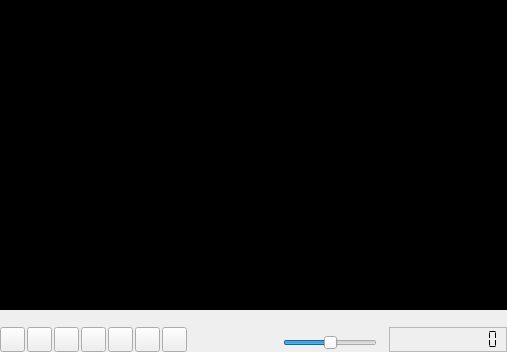
<?xml version="1.0" encoding="UTF-8"?>
<ui version="4.0">
 <class>PreviewWidget</class>
 <widget class="QWidget" name="PreviewWidget">
  <property name="geometry">
   <rect>
    <x>0</x>
    <y>0</y>
    <width>507</width>
    <height>352</height>
   </rect>
  </property>
  <property name="sizePolicy">
   <sizepolicy hsizetype="Preferred" vsizetype="Expanding">
    <horstretch>0</horstretch>
    <verstretch>0</verstretch>
   </sizepolicy>
  </property>
  <property name="minimumSize">
   <size>
    <width>0</width>
    <height>240</height>
   </size>
  </property>
  <property name="windowTitle">
   <string>Preview</string>
  </property>
  <layout class="QVBoxLayout" name="verticalLayout">
   <property name="spacing">
    <number>0</number>
   </property>
   <property name="leftMargin">
    <number>0</number>
   </property>
   <property name="topMargin">
    <number>0</number>
   </property>
   <property name="rightMargin">
    <number>0</number>
   </property>
   <property name="bottomMargin">
    <number>0</number>
   </property>
   <item>
    <widget class="RenderWidget" name="renderWidget" native="true">
     <property name="sizePolicy">
      <sizepolicy hsizetype="Expanding" vsizetype="Expanding">
       <horstretch>0</horstretch>
       <verstretch>0</verstretch>
      </sizepolicy>
     </property>
     <property name="palette">
      <palette>
       <active>
        <colorrole role="Base">
         <brush brushstyle="SolidPattern">
          <color alpha="255">
           <red>255</red>
           <green>255</green>
           <blue>255</blue>
          </color>
         </brush>
        </colorrole>
        <colorrole role="Window">
         <brush brushstyle="SolidPattern">
          <color alpha="255">
           <red>0</red>
           <green>0</green>
           <blue>0</blue>
          </color>
         </brush>
        </colorrole>
       </active>
       <inactive>
        <colorrole role="Base">
         <brush brushstyle="SolidPattern">
          <color alpha="255">
           <red>255</red>
           <green>255</green>
           <blue>255</blue>
          </color>
         </brush>
        </colorrole>
        <colorrole role="Window">
         <brush brushstyle="SolidPattern">
          <color alpha="255">
           <red>0</red>
           <green>0</green>
           <blue>0</blue>
          </color>
         </brush>
        </colorrole>
       </inactive>
       <disabled>
        <colorrole role="Base">
         <brush brushstyle="SolidPattern">
          <color alpha="255">
           <red>0</red>
           <green>0</green>
           <blue>0</blue>
          </color>
         </brush>
        </colorrole>
        <colorrole role="Window">
         <brush brushstyle="SolidPattern">
          <color alpha="255">
           <red>0</red>
           <green>0</green>
           <blue>0</blue>
          </color>
         </brush>
        </colorrole>
       </disabled>
      </palette>
     </property>
     <property name="autoFillBackground">
      <bool>true</bool>
     </property>
    </widget>
   </item>
   <item>
    <widget class="PreviewRuler" name="rulerWidget" native="true">
     <property name="minimumSize">
      <size>
       <width>0</width>
       <height>17</height>
      </size>
     </property>
    </widget>
   </item>
   <item>
    <widget class="QWidget" name="toolsWidget" native="true">
     <property name="sizePolicy">
      <sizepolicy hsizetype="Preferred" vsizetype="Preferred">
       <horstretch>0</horstretch>
       <verstretch>0</verstretch>
      </sizepolicy>
     </property>
     <property name="maximumSize">
      <size>
       <width>16777215</width>
       <height>25</height>
      </size>
     </property>
     <layout class="QHBoxLayout" name="horizontalLayout">
      <property name="spacing">
       <number>2</number>
      </property>
      <property name="leftMargin">
       <number>0</number>
      </property>
      <property name="topMargin">
       <number>0</number>
      </property>
      <property name="rightMargin">
       <number>0</number>
      </property>
      <property name="bottomMargin">
       <number>0</number>
      </property>
      <item>
       <widget class="QPushButton" name="pushButtonPreviousFrame">
        <property name="sizePolicy">
         <sizepolicy hsizetype="Fixed" vsizetype="Fixed">
          <horstretch>0</horstretch>
          <verstretch>0</verstretch>
         </sizepolicy>
        </property>
        <property name="minimumSize">
         <size>
          <width>25</width>
          <height>25</height>
         </size>
        </property>
        <property name="maximumSize">
         <size>
          <width>25</width>
          <height>25</height>
         </size>
        </property>
        <property name="toolTip">
         <string>Go to the previous frame</string>
        </property>
        <property name="statusTip">
         <string>Go to the previous frame</string>
        </property>
        <property name="text">
         <string/>
        </property>
        <property name="icon">
         <iconset>
          <normaloff>:/images/previous_frame</normaloff>:/images/previous_frame</iconset>
        </property>
        <property name="iconSize">
         <size>
          <width>20</width>
          <height>20</height>
         </size>
        </property>
       </widget>
      </item>
      <item>
       <widget class="QPushButton" name="pushButtonPlay">
        <property name="sizePolicy">
         <sizepolicy hsizetype="Fixed" vsizetype="Fixed">
          <horstretch>0</horstretch>
          <verstretch>0</verstretch>
         </sizepolicy>
        </property>
        <property name="minimumSize">
         <size>
          <width>25</width>
          <height>25</height>
         </size>
        </property>
        <property name="maximumSize">
         <size>
          <width>25</width>
          <height>25</height>
         </size>
        </property>
        <property name="toolTip">
         <string>Play / Pause</string>
        </property>
        <property name="statusTip">
         <string>Play / Pause</string>
        </property>
        <property name="text">
         <string/>
        </property>
        <property name="icon">
         <iconset>
          <normaloff>:/images/play</normaloff>:/images/play</iconset>
        </property>
        <property name="iconSize">
         <size>
          <width>20</width>
          <height>20</height>
         </size>
        </property>
       </widget>
      </item>
      <item>
       <widget class="QPushButton" name="pushButtonNextFrame">
        <property name="sizePolicy">
         <sizepolicy hsizetype="Fixed" vsizetype="Fixed">
          <horstretch>0</horstretch>
          <verstretch>0</verstretch>
         </sizepolicy>
        </property>
        <property name="minimumSize">
         <size>
          <width>25</width>
          <height>25</height>
         </size>
        </property>
        <property name="maximumSize">
         <size>
          <width>25</width>
          <height>25</height>
         </size>
        </property>
        <property name="toolTip">
         <string>Go to the next frame</string>
        </property>
        <property name="statusTip">
         <string>Go to the next frame</string>
        </property>
        <property name="text">
         <string/>
        </property>
        <property name="icon">
         <iconset>
          <normaloff>:/images/next_frame</normaloff>:/images/next_frame</iconset>
        </property>
        <property name="iconSize">
         <size>
          <width>20</width>
          <height>20</height>
         </size>
        </property>
       </widget>
      </item>
      <item>
       <widget class="QPushButton" name="pushButtonStop">
        <property name="sizePolicy">
         <sizepolicy hsizetype="Fixed" vsizetype="Fixed">
          <horstretch>0</horstretch>
          <verstretch>0</verstretch>
         </sizepolicy>
        </property>
        <property name="minimumSize">
         <size>
          <width>25</width>
          <height>25</height>
         </size>
        </property>
        <property name="maximumSize">
         <size>
          <width>25</width>
          <height>25</height>
         </size>
        </property>
        <property name="toolTip">
         <string>Stop the playback</string>
        </property>
        <property name="statusTip">
         <string>Stop the playback</string>
        </property>
        <property name="text">
         <string/>
        </property>
        <property name="icon">
         <iconset>
          <normaloff>:/images/stop</normaloff>:/images/stop</iconset>
        </property>
        <property name="iconSize">
         <size>
          <width>20</width>
          <height>20</height>
         </size>
        </property>
        <property name="autoDefault">
         <bool>false</bool>
        </property>
        <property name="default">
         <bool>false</bool>
        </property>
        <property name="flat">
         <bool>false</bool>
        </property>
       </widget>
      </item>
      <item>
       <widget class="QPushButton" name="pushButtonMarkerStart">
        <property name="sizePolicy">
         <sizepolicy hsizetype="Fixed" vsizetype="Fixed">
          <horstretch>0</horstretch>
          <verstretch>0</verstretch>
         </sizepolicy>
        </property>
        <property name="minimumSize">
         <size>
          <width>25</width>
          <height>25</height>
         </size>
        </property>
        <property name="maximumSize">
         <size>
          <width>25</width>
          <height>25</height>
         </size>
        </property>
        <property name="toolTip">
         <string>Set marker A</string>
        </property>
        <property name="statusTip">
         <string>Set marker A</string>
        </property>
        <property name="text">
         <string/>
        </property>
        <property name="icon">
         <iconset>
          <normaloff>:/images/marker_start</normaloff>:/images/marker_start</iconset>
        </property>
        <property name="iconSize">
         <size>
          <width>20</width>
          <height>20</height>
         </size>
        </property>
       </widget>
      </item>
      <item>
       <widget class="QPushButton" name="pushButtonMarkerStop">
        <property name="sizePolicy">
         <sizepolicy hsizetype="Fixed" vsizetype="Fixed">
          <horstretch>0</horstretch>
          <verstretch>0</verstretch>
         </sizepolicy>
        </property>
        <property name="minimumSize">
         <size>
          <width>25</width>
          <height>25</height>
         </size>
        </property>
        <property name="maximumSize">
         <size>
          <width>25</width>
          <height>25</height>
         </size>
        </property>
        <property name="toolTip">
         <string>Set marker B</string>
        </property>
        <property name="statusTip">
         <string>Set marker B</string>
        </property>
        <property name="text">
         <string/>
        </property>
        <property name="icon">
         <iconset>
          <normaloff>:/images/marker_stop</normaloff>:/images/marker_stop</iconset>
        </property>
        <property name="iconSize">
         <size>
          <width>20</width>
          <height>20</height>
         </size>
        </property>
       </widget>
      </item>
      <item>
       <widget class="QPushButton" name="pushButtonCreateClip">
        <property name="sizePolicy">
         <sizepolicy hsizetype="Fixed" vsizetype="Fixed">
          <horstretch>0</horstretch>
          <verstretch>0</verstretch>
         </sizepolicy>
        </property>
        <property name="minimumSize">
         <size>
          <width>25</width>
          <height>25</height>
         </size>
        </property>
        <property name="maximumSize">
         <size>
          <width>25</width>
          <height>25</height>
         </size>
        </property>
        <property name="toolTip">
         <string>Cut at markers position</string>
        </property>
        <property name="statusTip">
         <string>Cut at markers position</string>
        </property>
        <property name="text">
         <string/>
        </property>
        <property name="icon">
         <iconset>
          <normaloff>:/images/editcut</normaloff>:/images/editcut</iconset>
        </property>
        <property name="iconSize">
         <size>
          <width>20</width>
          <height>20</height>
         </size>
        </property>
       </widget>
      </item>
      <item>
       <spacer name="horizontalSpacer">
        <property name="orientation">
         <enum>Qt::Horizontal</enum>
        </property>
        <property name="sizeHint" stdset="0">
         <size>
          <width>20</width>
          <height>20</height>
         </size>
        </property>
       </spacer>
      </item>
      <item>
       <widget class="QSlider" name="volumeSlider">
        <property name="sizePolicy">
         <sizepolicy hsizetype="Expanding" vsizetype="Fixed">
          <horstretch>0</horstretch>
          <verstretch>0</verstretch>
         </sizepolicy>
        </property>
        <property name="minimumSize">
         <size>
          <width>80</width>
          <height>32</height>
         </size>
        </property>
        <property name="toolTip">
         <string>Adjust Volume</string>
        </property>
        <property name="statusTip">
         <string>Adjust Volume</string>
        </property>
        <property name="layoutDirection">
         <enum>Qt::LeftToRight</enum>
        </property>
        <property name="maximum">
         <number>100</number>
        </property>
        <property name="value">
         <number>50</number>
        </property>
        <property name="orientation">
         <enum>Qt::Horizontal</enum>
        </property>
        <property name="invertedControls">
         <bool>false</bool>
        </property>
       </widget>
      </item>
      <item>
       <spacer name="horizontalSpacer_2">
        <property name="orientation">
         <enum>Qt::Horizontal</enum>
        </property>
        <property name="sizeType">
         <enum>QSizePolicy::Fixed</enum>
        </property>
        <property name="sizeHint" stdset="0">
         <size>
          <width>10</width>
          <height>20</height>
         </size>
        </property>
       </spacer>
      </item>
      <item>
       <widget class="LCDTimecode" name="lcdNumber">
        <property name="frameShape">
         <enum>QFrame::StyledPanel</enum>
        </property>
        <property name="digitCount">
         <number>11</number>
        </property>
        <property name="segmentStyle">
         <enum>QLCDNumber::Flat</enum>
        </property>
       </widget>
      </item>
     </layout>
    </widget>
   </item>
  </layout>
 </widget>
 <customwidgets>
  <customwidget>
   <class>PreviewRuler</class>
   <extends>QWidget</extends>
   <header>Gui/preview/PreviewRuler.h</header>
   <container>1</container>
  </customwidget>
  <customwidget>
   <class>LCDTimecode</class>
   <extends>QLCDNumber</extends>
   <header>Gui/preview/LCDTimecode.h</header>
  </customwidget>
  <customwidget>
   <class>RenderWidget</class>
   <extends>QWidget</extends>
   <header>Gui/preview/RenderWidget.h</header>
   <container>1</container>
  </customwidget>
 </customwidgets>
 <resources>
  <include location="../../../../resources.qrc"/>
 </resources>
 <connections/>
</ui>
